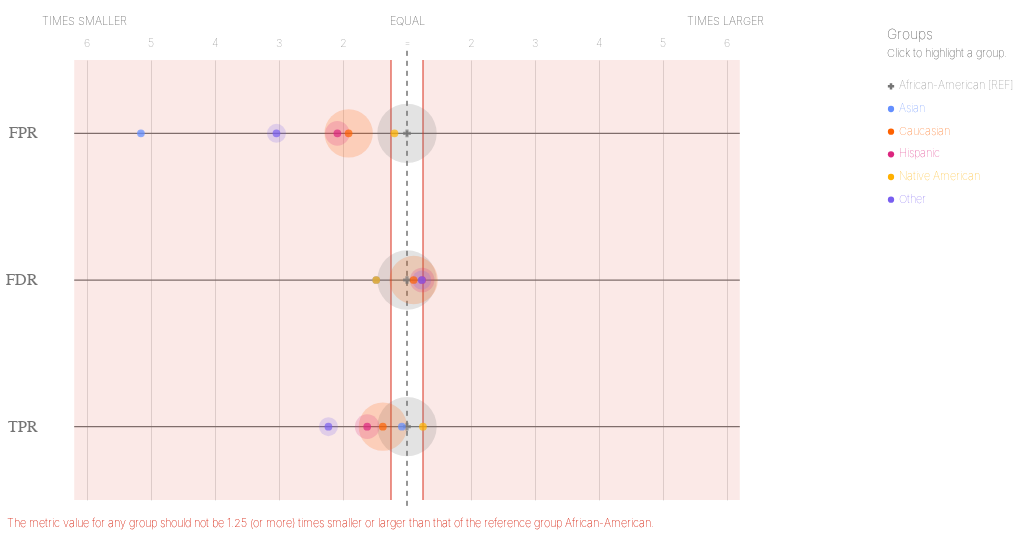

Notebook code cell kept with this figure:
### Code cell
ap.disparities(majority_bdf, METRICS,ATTRIBUTE)

### Figure 1 — Vega-Lite specification as saved in the notebook (floating-point values rounded to 4 significant figures)
{"config": {"view": {"continuousWidth": 400, "continuousHeight": 300, "strokeWidth": 0}, "axisLeft": {"labelColor": "rgb(117,117,117)", "labelFont": "Arial", "labelFontSize": 16}}, "layer": [{"data": {"name": "data-c0d075a859493b65d044b3511fcd129b"}, "mark": {"type": "rule", "stroke": "rgb(117,117,117)", "strokeWidth": 1.25, "tooltip": ""}, "encoding": {"x": {"type": "quantitative", "field": "x", "scale": {"domain": [-5, 5], "range": [80.0, 720.0]}}, "x2": {"field": "x2"}, "y": {"type": "nominal", "axis": {"domain": false, "labelAngle": 0, "labelPadding": -30, "orient": "left", "ticks": false, "title": ""}, "field": "metric", "scale": {"domain": ["FPR", "FDR", "TPR"], "range": [55.0, 495.0]}}}}, {"data": {"name": "data-79dd248bdaa0ea02c535240e8ad022c8"}, "mark": {"type": "rule", "stroke": "rgb(117,117,117)", "strokeDash": [5, 5], "strokeWidth": 1}, "encoding": {"tooltip": {"value": "African-American [REF]"}, "x": {"value": 400.0}, "y": {"value": 45.83}, "y2": {"value": 504.2}}}, {"data": {"name": "data-480d08adbcf1a8788c7976ef0d60b38c"}, "mark": {"type": "text", "align": "center", "color": "rgb(117,117,117)", "font": "Arial", "fontSize": 11, "fontWeight": 100, "tooltip": ""}, "encoding": {"text": {"type": "nominal", "field": "label"}, "x": {"type": "quantitative", "field": "value", "scale": {"domain": [-5, 5], "range": [80.0, 720.0]}}, "y": {"value": 38.5}}}, {"layer": [{"mark": {"type": "text", "align": "right", "fill": "rgb(117,117,117)", "font": "Arial", "fontSize": 11, "fontWeight": 100, "tooltip": ""}, "encoding": {"text": {"value": "TIMES SMALLER"}, "x": {"value": 120.0}, "y": {"value": 16.5}}}, {"mark": {"type": "text", "align": "left", "fill": "rgb(117,117,117)", "font": "Arial", "fontSize": 11, "fontWeight": 100, "tooltip": ""}, "encoding": {"text": {"value": "TIMES LARGER"}, "x": {"value": 680.0}, "y": {"value": 16.5}}}, {"mark": {"type": "text", "align": "center", "fill": "rgb(117,117,117)", "font": "Arial", "fontSize": 11, "fontWeight": 100, "tooltip": ""}, "encoding": {"text": {"value": "EQUAL"}, "x": {"value": 400.0}, "y": {"value": 16.5}}}], "data": {"name": "data-79dd248bdaa0ea02c535240e8ad022c8"}}, {"layer": [{"mark": {"type": "rule", "opacity": 0.8, "stroke": "rgb(217, 46, 28)", "strokeWidth": 1.25, "tooltip": ""}, "encoding": {"x": {"type": "quantitative", "field": "min", "scale": {"domain": [-5, 5], "range": [80.0, 720.0]}}, "y": {"value": 55.0}, "y2": {"value": 495.0}}}, {"mark": {"type": "rule", "opacity": 0.8, "stroke": "rgb(217, 46, 28)", "strokeWidth": 1.25, "tooltip": ""}, "encoding": {"x": {"type": "quantitative", "field": "max", "scale": {"domain": [-5, 5], "range": [80.0, 720.0]}}, "y": {"value": 55.0}, "y2": {"value": 495.0}}}, {"layer": [{"mark": {"type": "rect", "fill": "rgb(217, 46, 28)", "opacity": 0.1, "tooltip": ""}, "encoding": {"x": {"type": "quantitative", "field": "min", "scale": {"domain": [-5, 5], "range": [80.0, 720.0]}}, "x2": {"field": "lower_end"}, "y": {"value": 55.0}, "y2": {"value": 495.0}}}, {"mark": {"type": "rect", "fill": "rgb(217, 46, 28)", "opacity": 0.1, "tooltip": ""}, "encoding": {"x": {"type": "quantitative", "field": "max", "scale": {"domain": [-5, 5], "range": [80.0, 720.0]}}, "x2": {"field": "upper_end"}, "y": {"value": 55.0}, "y2": {"value": 495.0}}}]}, {"data": {"name": "data-79dd248bdaa0ea02c535240e8ad022c8"}, "mark": {"type": "text", "align": "left", "baseline": "top", "fill": "rgb(217, 46, 28)", "font": "Arial", "fontSize": 11, "fontWeight": 100, "tooltip": ""}, "encoding": {"text": {"value": "The metric value for any group should not be 1.25 (or more) times smaller or larger than that of the reference group African-American."}, "x": {"value": 0}, "y": {"value": 513.3}}}], "data": {"name": "data-4deb0f2b4b527b763d766fbb3c14c336"}}, {"layer": [{"mark": "circle"}, {"data": {"name": "data-2212780b1f478cf24ed134466f6e26ca"}, "mark": {"type": "circle", "opacity": 0.2}, "encoding": {"color": {"condition": {"type": "nominal", "field": "attribute_value", "legend": null, "scale": {"domain": ["African-American", "Asian", "Caucasian", "Hispanic", "Native American", "Other"], "range": ["rgb(117,117,117)", "rgb(100, 143, 255)", "rgb(254, 97, 0)", "rgb(220, 38, 127)", "rgb(255, 176, 0)", "rgb(120, 94, 240)"]}, "selection": "selector001"}, "value": "rgb(224,224,224)"}, "size": {"type": "quantitative", "field": "group_size", "legend": null, "scale": {"domain": [0, 4435.0], "range": [0, 4224.0]}}, "tooltip": [{"type": "nominal", "field": "attribute_value", "title": "Group"}, {"type": "nominal", "field": "tooltip_group_size", "title": "Group Size"}, {"type": "nominal", "field": "tooltip_disparity_explanation_fpr", "title": "Disparity"}, {"type": "quantitative", "field": "fpr", "format": ".2f", "title": "FPR"}], "x": {"type": "quantitative", "axis": {"domain": false, "labels": false, "ticks": false, "title": null, "values": [-5, -4, -3, -2, -1, 1, 2, 3, 4, 5]}, "field": "fpr_disparity_scaled", "scale": {"domain": [-5, 5], "range": [80.0, 720.0]}}, "y": {"type": "nominal", "axis": {"domain": false, "grid": false, "labels": false, "ticks": false, "title": " "}, "field": "metric_variable", "scale": {"domain": ["FPR", "FDR", "TPR"], "range": [55.0, 495.0]}}}, "selection": {"selector003": {"type": "multi", "empty": "all", "fields": ["attribute_value"]}}, "transform": [{"calculate": "'FPR'", "as": "metric_variable"}]}, {"data": {"name": "data-2212780b1f478cf24ed134466f6e26ca"}, "mark": {"type": "circle", "opacity": 0.2}, "encoding": {"color": {"condition": {"type": "nominal", "field": "attribute_value", "legend": null, "scale": {"domain": ["African-American", "Asian", "Caucasian", "Hispanic", "Native American", "Other"], "range": ["rgb(117,117,117)", "rgb(100, 143, 255)", "rgb(254, 97, 0)", "rgb(220, 38, 127)", "rgb(255, 176, 0)", "rgb(120, 94, 240)"]}, "selection": "selector001"}, "value": "rgb(224,224,224)"}, "size": {"type": "quantitative", "field": "group_size", "legend": null, "scale": {"domain": [0, 4435.0], "range": [0, 4224.0]}}, "tooltip": [{"type": "nominal", "field": "attribute_value", "title": "Group"}, {"type": "nominal", "field": "tooltip_group_size", "title": "Group Size"}, {"type": "nominal", "field": "tooltip_disparity_explanation_fdr", "title": "Disparity"}, {"type": "quantitative", "field": "fdr", "format": ".2f", "title": "FDR"}], "x": {"type": "quantitative", "axis": {"domain": false, "labels": false, "ticks": false, "title": null, "values": [-5, -4, -3, -2, -1, 1, 2, 3, 4, 5]}, "field": "fdr_disparity_scaled", "scale": {"domain": [-5, 5], "range": [80.0, 720.0]}}, "y": {"type": "nominal", "axis": {"domain": false, "grid": false, "labels": false, "ticks": false, "title": " "}, "field": "metric_variable", "scale": {"domain": ["FPR", "FDR", "TPR"], "range": [55.0, 495.0]}}}, "selection": {"selector005": {"type": "multi", "empty": "all", "fields": ["attribute_value"]}}, "transform": [{"calculate": "'FDR'", "as": "metric_variable"}]}, {"data": {"name": "data-2212780b1f478cf24ed134466f6e26ca"}, "mark": {"type": "circle", "opacity": 0.2}, "encoding": {"color": {"condition": {"type": "nominal", "field": "attribute_value", "legend": null, "scale": {"domain": ["African-American", "Asian", "Caucasian", "Hispanic", "Native American", "Other"], "range": ["rgb(117,117,117)", "rgb(100, 143, 255)", "rgb(254, 97, 0)", "rgb(220, 38, 127)", "rgb(255, 176, 0)", "rgb(120, 94, 240)"]}, "selection": "selector001"}, "value": "rgb(224,224,224)"}, "size": {"type": "quantitative", "field": "group_size", "legend": null, "scale": {"domain": [0, 4435.0], "range": [0, 4224.0]}}, "tooltip": [{"type": "nominal", "field": "attribute_value", "title": "Group"}, {"type": "nominal", "field": "tooltip_group_size", "title": "Group Size"}, {"type": "nominal", "field": "tooltip_disparity_explanation_tpr", "title": "Disparity"}, {"type": "quantitative", "field": "tpr", "format": ".2f", "title": "TPR"}], "x": {"type": "quantitative", "axis": {"domain": false, "labels": false, "ticks": false, "title": null, "values": [-5, -4, -3, -2, -1, 1, 2, 3, 4, 5]}, "field": "tpr_disparity_scaled", "scale": {"domain": [-5, 5], "range": [80.0, 720.0]}}, "y": {"type": "nominal", "axis": {"domain": false, "grid": false, "labels": false, "ticks": false, "title": " "}, "field": "metric_variable", "scale": {"domain": ["FPR", "FDR", "TPR"], "range": [55.0, 495.0]}}}, "selection": {"selector007": {"type": "multi", "empty": "all", "fields": ["attribute_value"]}}, "transform": [{"calculate": "'TPR'", "as": "metric_variable"}]}, {"layer": [{"mark": "point"}, {"data": {"name": "data-2212780b1f478cf24ed134466f6e26ca"}, "mark": {"type": "point", "filled": true, "size": 60}, "encoding": {"color": {"condition": {"type": "nominal", "field": "attribute_value", "legend": null, "scale": {"domain": ["African-American", "Asian", "Caucasian", "Hispanic", "Native American", "Other"], "range": ["rgb(117,117,117)", "rgb(100, 143, 255)", "rgb(254, 97, 0)", "rgb(220, 38, 127)", "rgb(255, 176, 0)", "rgb(120, 94, 240)"]}, "selection": "selector001"}, "value": "rgb(224,224,224)"}, "shape": {"type": "nominal", "field": "attribute_value", "legend": null, "scale": {"domain": ["African-American", "Asian", "Caucasian", "Hispanic", "Native American", "Other"], "range": ["cross", "circle", "circle", "circle", "circle", "circle"]}}, "tooltip": [{"type": "nominal", "field": "attribute_value", "title": "Group"}, {"type": "nominal", "field": "tooltip_group_size", "title": "Group Size"}, {"type": "nominal", "field": "tooltip_disparity_explanation_fpr", "title": "Disparity"}, {"type": "quantitative", "field": "fpr", "format": ".2f", "title": "FPR"}], "x": {"type": "quantitative", "axis": {"domain": false, "labels": false, "ticks": false, "title": null, "values": [-5, -4, -3, -2, -1, 1, 2, 3, 4, 5]}, "field": "fpr_disparity_scaled", "scale": {"domain": [-5, 5], "range": [80.0, 720.0]}}, "y": {"type": "nominal", "axis": {"domain": false, "grid": false, "labels": false, "ticks": false, "title": " "}, "field": "metric_variable", "scale": {"domain": ["FPR", "FDR", "TPR"], "range": [55.0, 495.0]}}}, "selection": {"selector002": {"type": "multi", "empty": "all", "fields": ["attribute_value"]}}, "transform": [{"calculate": "'FPR'", "as": "metric_variable"}]}, {"data": {"name": "data-2212780b1f478cf24ed134466f6e26ca"}, "mark": {"type": "point", "filled": true, "size": 60}, "encoding": {"color": {"condition": {"type": "nominal", "field": "attribute_value", "legend": null, "scale": {"domain": ["African-American", "Asian", "Caucasian", "Hispanic", "Native American", "Other"], "range": ["rgb(117,117,117)", "rgb(100, 143, 255)", "rgb(254, 97, 0)", "rgb(220, 38, 127)", "rgb(255, 176, 0)", "rgb(120, 94, 240)"]}, "selection": "selector001"}, "value": "rgb(224,224,224)"}, "shape": {"type": "nominal", "field": "attribute_value", "legend": null, "scale": {"domain": ["African-American", "Asian", "Caucasian", "Hispanic", "Native American", "Other"], "range": ["cross", "circle", "circle", "circle", "circle", "circle"]}}, "tooltip": [{"type": "nominal", "field": "attribute_value", "title": "Group"}, {"type": "nominal", "field": "tooltip_group_size", "title": "Group Size"}, {"type": "nominal", "field": "tooltip_disparity_explanation_fdr", "title": "Disparity"}, {"type": "quantitative", "field": "fdr", "format": ".2f", "title": "FDR"}], "x": {"type": "quantitative", "axis": {"domain": false, "labels": false, "ticks": false, "title": null, "values": [-5, -4, -3, -2, -1, 1, 2, 3, 4, 5]}, "field": "fdr_disparity_scaled", "scale": {"domain": [-5, 5], "range": [80.0, 720.0]}}, "y": {"type": "nominal", "axis": {"domain": false, "grid": false, "labels": false, "ticks": false, "title": " "}, "field": "metric_variable", "scale": {"domain": ["FPR", "FDR", "TPR"], "range": [55.0, 495.0]}}}, "selection": {"selector004": {"type": "multi", "empty": "all", "fields": ["attribute_value"]}}, "transform": [{"calculate": "'FDR'", "as": "metric_variable"}]}, {"data": {"name": "data-2212780b1f478cf24ed134466f6e26ca"}, "mark": {"type": "point", "filled": true, "size": 60}, "encoding": {"color": {"condition": {"type": "nominal", "field": "attribute_value", "legend": null, "scale": {"domain": ["African-American", "Asian", "Caucasian", "Hispanic", "Native American", "Other"], "range": ["rgb(117,117,117)", "rgb(100, 143, 255)", "rgb(254, 97, 0)", "rgb(220, 38, 127)", "rgb(255, 176, 0)", "rgb(120, 94, 240)"]}, "selection": "selector001"}, "value": "rgb(224,224,224)"}, "shape": {"type": "nominal", "field": "attribute_value", "legend": null, "scale": {"domain": ["African-American", "Asian", "Caucasian", "Hispanic", "Native American", "Other"], "range": ["cross", "circle", "circle", "circle", "circle", "circle"]}}, "tooltip": [{"type": "nominal", "field": "attribute_value", "title": "Group"}, {"type": "nominal", "field": "tooltip_group_size", "title": "Group Size"}, {"type": "nominal", "field": "tooltip_disparity_explanation_tpr", "title": "Disparity"}, {"type": "quantitative", "field": "tpr", "format": ".2f", "title": "TPR"}], "x": {"type": "quantitative", "axis": {"domain": false, "labels": false, "ticks": false, "title": null, "values": [-5, -4, -3, -2, -1, 1, 2, 3, 4, 5]}, "field": "tpr_disparity_scaled", "scale": {"domain": [-5, 5], "range": [80.0, 720.0]}}, "y": {"type": "nominal", "axis": {"domain": false, "grid": false, "labels": false, "ticks": false, "title": " "}, "field": "metric_variable", "scale": {"domain": ["FPR", "FDR", "TPR"], "range": [55.0, 495.0]}}}, "selection": {"selector006": {"type": "multi", "empty": "all", "fields": ["attribute_value"]}}, "transform": [{"calculate": "'TPR'", "as": "metric_variable"}]}]}]}, {"layer": [{"mark": {"type": "point", "filled": true, "opacity": 1, "size": 39.48}, "encoding": {"color": {"condition": {"type": "nominal", "field": "attribute_value", "legend": null, "scale": {"domain": ["African-American", "Asian", "Caucasian", "Hispanic", "Native American", "Other"], "range": ["rgb(117,117,117)", "rgb(100, 143, 255)", "rgb(254, 97, 0)", "rgb(220, 38, 127)", "rgb(255, 176, 0)", "rgb(120, 94, 240)"]}, "selection": "selector001"}, "value": "rgb(224,224,224)"}, "shape": {"type": "nominal", "field": "attribute_value", "legend": null, "scale": {"domain": ["African-American", "Asian", "Caucasian", "Hispanic", "Native American", "Other"], "range": ["cross", "circle", "circle", "circle", "circle", "circle"]}}, "x": {"value": 884.0}, "y": {"type": "nominal", "axis": {"domain": false, "grid": false, "labels": false, "ticks": false, "title": " "}, "field": "attribute_value", "scale": {"domain": ["African-American", "Asian", "Caucasian", "Hispanic", "Native American", "Other"], "range": [70, 206]}}}, "selection": {"selector001": {"type": "multi", "empty": "all", "fields": ["attribute_value"]}}}, {"mark": {"type": "text", "align": "left", "baseline": "middle", "font": "Arial", "fontSize": 11, "fontWeight": 100}, "encoding": {"color": {"condition": {"type": "nominal", "field": "attribute_value", "legend": null, "scale": {"domain": ["African-American", "Asian", "Caucasian", "Hispanic", "Native American", "Other"], "range": ["rgb(117,117,117)", "rgb(100, 143, 255)", "rgb(254, 97, 0)", "rgb(220, 38, 127)", "rgb(255, 176, 0)", "rgb(120, 94, 240)"]}, "selection": "selector001"}, "value": "rgb(224,224,224)"}, "text": {"type": "nominal", "field": "label"}, "x": {"value": 892.0}, "y": {"type": "nominal", "axis": {"domain": false, "grid": false, "labels": false, "ticks": false, "title": " "}, "field": "attribute_value", "scale": {"domain": ["African-American", "Asian", "Caucasian", "Hispanic", "Native American", "Other"], "range": [70, 206]}}}, "selection": {"selector008": {"type": "multi", "empty": "all", "fields": ["attribute_value"]}}}, {"data": {"name": "data-79dd248bdaa0ea02c535240e8ad022c8"}, "mark": {"type": "text", "align": "left", "baseline": "middle", "color": "rgb(117,117,117)", "font": "Arial", "fontSize": 11, "fontWeight": 100}, "encoding": {"text": {"value": "Click to highlight a group."}, "x": {"value": 880.0}, "y": {"value": 49}}}, {"data": {"name": "data-79dd248bdaa0ea02c535240e8ad022c8"}, "mark": {"type": "text", "align": "left", "baseline": "middle", "color": "rgb(117,117,117)", "font": "Arial", "fontSize": 14, "fontWeight": 100}, "encoding": {"text": {"value": "Groups"}, "x": {"value": 880.0}, "y": {"value": 30}}}], "data": {"name": "data-33fedf0748abb2f8c0c839126e3451ef"}}], "height": 550, "resolve": {"scale": {"size": "independent", "y": "independent"}}, "width": 800, "$schema": "https://vega.github.io/schema/vega-lite/v4.8.1.json", "datasets": {"data-c0d075a859493b65d044b3511fcd129b": [{"metric": "FPR", "x": -5.2, "x2": 5.2}, {"metric": "FDR", "x": -5.2, "x2": 5.2}, {"metric": "TPR", "x": -5.2, "x2": 5.2}], "data-79dd248bdaa0ea02c535240e8ad022c8": [{"a": 1, "b": 0}, {"a": 1, "b": 0}], "data-480d08adbcf1a8788c7976ef0d60b38c": [{"value": -5, "label": 6}, {"value": -4, "label": 5}, {"value": -3, "label": 4}, {"value": -2, "label": 3}, {"value": -1, "label": 2}, {"value": 0, "label": "="}, {"value": 1, "label": 2}, {"value": 2, "label": 3}, {"value": 3, "label": 4}, {"value": 4, "label": 5}, {"value": 5, "label": 6}], "data-4deb0f2b4b527b763d766fbb3c14c336": [{"min": -0.25, "max": 0.25, "lower_end": -5.2, "upper_end": 5.2}], "data-2212780b1f478cf24ed134466f6e26ca": [{"attribute_name": "race", "attribute_value": "African-American", "group_size": 3696, "total_entities": 7214, "fpr": 0.4485, "fdr": 0.3703, "tpr": 0.7201, "fpr_disparity": 1.0, "fdr_disparity": 1.0, "tpr_disparity": 1.0, "fpr_disparity_scaled": 0.0, "fdr_disparity_scaled": 0.0, "tpr_disparity_scaled": 0.0, "tooltip_group_size": "3,696 (51.23%)", "tooltip_disparity_explanation_fpr": "Reference group", "tooltip_disparity_explanation_fdr": "Reference group", "tooltip_disparity_explanation_tpr": "Reference group"}, {"attribute_name": "race", "attribute_value": "Asian", "group_size": 32, "total_entities": 7214, "fpr": 0.08696, "fdr": 0.25, "tpr": 0.6667, "fpr_disparity": 0.1939, "fdr_disparity": 0.6752, "tpr_disparity": 0.9257, "fpr_disparity_scaled": -4.157, "fdr_disparity_scaled": -0.4811, "tpr_disparity_scaled": -0.08022, "tooltip_group_size": "32 (0.44%)", "tooltip_disparity_explanation_fpr": "5.16 times smaller FPR than the reference group", "tooltip_disparity_explanation_fdr": "1.48 times smaller FDR than the reference group", "tooltip_disparity_explanation_tpr": "1.08 times smaller TPR than the reference group"}, {"attribute_name": "race", "attribute_value": "Caucasian", "group_size": 2454, "total_entities": 7214, "fpr": 0.2345, "fdr": 0.4087, "tpr": 0.5228, "fpr_disparity": 0.523, "fdr_disparity": 1.104, "tpr_disparity": 0.7259, "fpr_disparity_scaled": -0.9121, "fdr_disparity_scaled": 0.1036, "tpr_disparity_scaled": -0.3775, "tooltip_group_size": "2,454 (34.02%)", "tooltip_disparity_explanation_fpr": "1.91 times smaller FPR than the reference group", "tooltip_disparity_explanation_fdr": "1.10 times larger FDR than the reference group", "tooltip_disparity_explanation_tpr": "1.38 times smaller TPR than the reference group"}, {"attribute_name": "race", "attribute_value": "Hispanic", "group_size": 637, "total_entities": 7214, "fpr": 0.2148, "fdr": 0.4579, "tpr": 0.444, "fpr_disparity": 0.479, "fdr_disparity": 1.237, "tpr_disparity": 0.6165, "fpr_disparity_scaled": -1.088, "fdr_disparity_scaled": 0.2366, "tpr_disparity_scaled": -0.6221, "tooltip_group_size": "637 (8.83%)", "tooltip_disparity_explanation_fpr": "2.09 times smaller FPR than the reference group", "tooltip_disparity_explanation_fdr": "1.24 times larger FDR than the reference group", "tooltip_disparity_explanation_tpr": "1.62 times smaller TPR than the reference group"}, {"attribute_name": "race", "attribute_value": "Native American", "group_size": 18, "total_entities": 7214, "fpr": 0.375, "fdr": 0.25, "tpr": 0.9, "fpr_disparity": 0.8362, "fdr_disparity": 0.6752, "tpr_disparity": 1.25, "fpr_disparity_scaled": -0.1959, "fdr_disparity_scaled": -0.4811, "tpr_disparity_scaled": 0.2497, "tooltip_group_size": "18 (0.25%)", "tooltip_disparity_explanation_fpr": "1.20 times smaller FPR than the reference group", "tooltip_disparity_explanation_fdr": "1.48 times smaller FDR than the reference group", "tooltip_disparity_explanation_tpr": "1.25 times larger TPR than the reference group"}, {"attribute_name": "race", "attribute_value": "Other", "group_size": 377, "total_entities": 7214, "fpr": 0.1475, "fdr": 0.4557, "tpr": 0.3233, "fpr_disparity": 0.329, "fdr_disparity": 1.231, "tpr_disparity": 0.4489, "fpr_disparity_scaled": -2.04, "fdr_disparity_scaled": 0.2307, "tpr_disparity_scaled": -1.227, "tooltip_group_size": "377 (5.23%)", "tooltip_disparity_explanation_fpr": "3.04 times smaller FPR than the reference group", "tooltip_disparity_explanation_fdr": "1.23 times larger FDR than the reference group", "tooltip_disparity_explanation_tpr": "2.23 times smaller TPR than the reference group"}], "data-33fedf0748abb2f8c0c839126e3451ef": [{"attribute_value": "African-American", "label": "African-American [REF]"}, {"attribute_value": "Asian", "label": "Asian"}, {"attribute_value": "Caucasian", "label": "Caucasian"}, {"attribute_value": "Hispanic", "label": "Hispanic"}, {"attribute_value": "Native American", "label": "Native American"}, {"attribute_value": "Other", "label": "Other"}]}}
